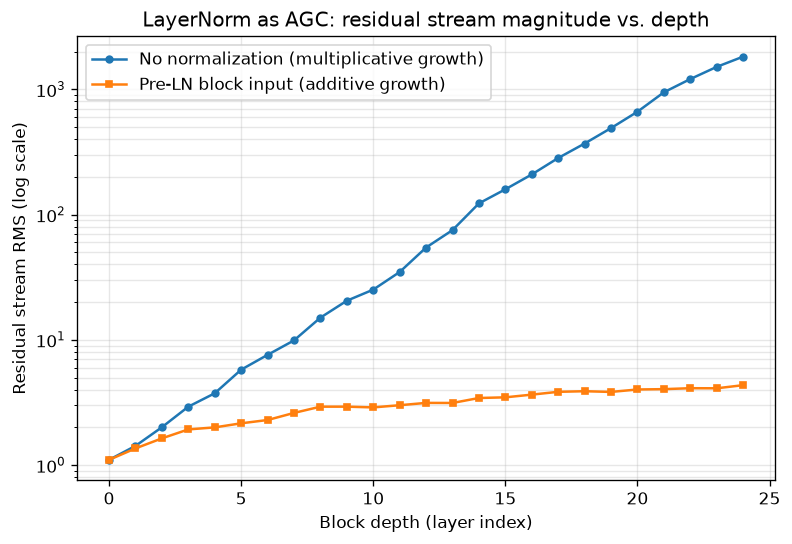

Source code (Python):
"""
Residual stream RMS magnitude vs. transformer block depth,
with and without Pre-LN normalization on the block's input.

No normalization: block output scale is proportional to the current
residual stream's scale -> variance compounds MULTIPLICATIVELY each layer
-> exponential blowup.

Pre-LN: LayerNorm resets the block's *input* to unit variance before every
block, so each block's output variance is roughly constant regardless of
depth -> residual variance grows ADDITIVELY (Var(x_L) ~ Var(x_0) + L*sigma^2)
-> RMS grows only like sqrt(depth), not exponentially.
"""
import numpy as np
import matplotlib.pyplot as plt

np.random.seed(42)

d = 64          # residual stream (model) dimension
hidden = 4 * d  # FFN expansion, matches the 4x convention
depth = 24      # number of stacked transformer blocks

def gelu(x):
    return 0.5 * x * (1.0 + np.tanh(np.sqrt(2.0 / np.pi) * (x + 0.044715 * x ** 3)))

# one distinct pair of FFN weight matrices per block, fixed for reproducibility
Ws1 = [np.random.randn(hidden, d) * 0.1 for _ in range(depth)]
Ws2 = [np.random.randn(d, hidden) * 0.1 for _ in range(depth)]

def ffn_block(x, W1, W2):
    return W2 @ gelu(W1 @ x)

def layernorm(x, eps=1e-5):
    mu = x.mean()
    var = x.var()
    return (x - mu) / np.sqrt(var + eps)

def rms(x):
    return np.sqrt(np.mean(x ** 2))

x0 = np.random.randn(d)

# --- no normalization: block sees the raw, ever-growing residual stream ---
x = x0.copy()
norms_noln = [rms(x)]
for l in range(depth):
    x = x + ffn_block(x, Ws1[l], Ws2[l])
    norms_noln.append(rms(x))

# --- Pre-LN: block sees a normalized copy of x, residual add uses raw x ---
x = x0.copy()
norms_preln = [rms(x)]
for l in range(depth):
    x = x + ffn_block(layernorm(x), Ws1[l], Ws2[l])
    norms_preln.append(rms(x))

layers = np.arange(depth + 1)

plt.figure(figsize=(7.5, 4.8))
plt.plot(layers, norms_noln, marker="o", ms=4, label="No normalization (multiplicative growth)")
plt.plot(layers, norms_preln, marker="s", ms=4, label="Pre-LN block input (additive growth)")
plt.yscale("log")
plt.xlabel("Block depth (layer index)")
plt.ylabel("Residual stream RMS (log scale)")
plt.title("LayerNorm as AGC: residual stream magnitude vs. depth")
plt.legend()
plt.grid(alpha=0.3, which="both")
plt.savefig("graph_DAY_60.png", dpi=120, bbox_inches="tight")
